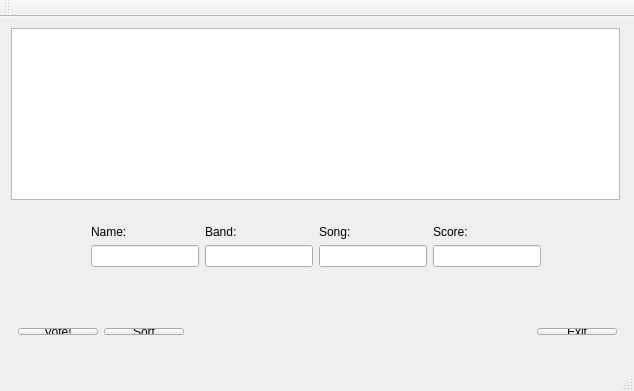
<?xml version="1.0" encoding="UTF-8"?>
<ui version="4.0">
 <class>MainWindow</class>
 <widget class="QMainWindow" name="MainWindow">
  <property name="geometry">
   <rect>
    <x>0</x>
    <y>0</y>
    <width>634</width>
    <height>391</height>
   </rect>
  </property>
  <property name="windowTitle">
   <string>MainWindow</string>
  </property>
  <widget class="QWidget" name="centralWidget">
   <widget class="QWidget" name="">
    <property name="geometry">
     <rect>
      <x>0</x>
      <y>0</y>
      <width>631</width>
      <height>281</height>
     </rect>
    </property>
    <layout class="QVBoxLayout" name="verticalLayout_5">
     <item>
      <widget class="QListWidget" name="listWidget"/>
     </item>
     <item>
      <spacer name="verticalSpacer">
       <property name="orientation">
        <enum>Qt::Vertical</enum>
       </property>
       <property name="sizeHint" stdset="0">
        <size>
         <width>20</width>
         <height>40</height>
        </size>
       </property>
      </spacer>
     </item>
     <item>
      <layout class="QHBoxLayout" name="horizontalLayout">
       <item>
        <spacer name="horizontalSpacer">
         <property name="orientation">
          <enum>Qt::Horizontal</enum>
         </property>
         <property name="sizeHint" stdset="0">
          <size>
           <width>40</width>
           <height>20</height>
          </size>
         </property>
        </spacer>
       </item>
       <item>
        <layout class="QVBoxLayout" name="verticalLayout">
         <item>
          <widget class="QLabel" name="labelName">
           <property name="text">
            <string>Name:</string>
           </property>
          </widget>
         </item>
         <item>
          <widget class="QLineEdit" name="lineEditName"/>
         </item>
        </layout>
       </item>
       <item>
        <layout class="QVBoxLayout" name="verticalLayout_2">
         <item>
          <widget class="QLabel" name="labelBand">
           <property name="text">
            <string>Band:</string>
           </property>
          </widget>
         </item>
         <item>
          <widget class="QLineEdit" name="lineEditBand"/>
         </item>
        </layout>
       </item>
       <item>
        <layout class="QVBoxLayout" name="verticalLayout_3">
         <item>
          <widget class="QLabel" name="labelSong">
           <property name="text">
            <string>Song:</string>
           </property>
          </widget>
         </item>
         <item>
          <widget class="QLineEdit" name="lineEditSong"/>
         </item>
        </layout>
       </item>
       <item>
        <layout class="QVBoxLayout" name="verticalLayout_4">
         <item>
          <widget class="QLabel" name="labelScore">
           <property name="text">
            <string>Score:</string>
           </property>
          </widget>
         </item>
         <item>
          <widget class="QLineEdit" name="lineEditScore"/>
         </item>
        </layout>
       </item>
       <item>
        <spacer name="horizontalSpacer_2">
         <property name="orientation">
          <enum>Qt::Horizontal</enum>
         </property>
         <property name="sizeHint" stdset="0">
          <size>
           <width>40</width>
           <height>20</height>
          </size>
         </property>
        </spacer>
       </item>
      </layout>
     </item>
     <item>
      <spacer name="verticalSpacer_2">
       <property name="orientation">
        <enum>Qt::Vertical</enum>
       </property>
       <property name="sizeHint" stdset="0">
        <size>
         <width>20</width>
         <height>40</height>
        </size>
       </property>
      </spacer>
     </item>
    </layout>
   </widget>
   <widget class="QWidget" name="">
    <property name="geometry">
     <rect>
      <x>7</x>
      <y>300</y>
      <width>621</width>
      <height>29</height>
     </rect>
    </property>
    <layout class="QHBoxLayout" name="horizontalLayout_2">
     <item>
      <widget class="QPushButton" name="voteButton">
       <property name="text">
        <string>Vote!</string>
       </property>
      </widget>
     </item>
     <item>
      <widget class="QPushButton" name="sortButton">
       <property name="text">
        <string>Sort</string>
       </property>
      </widget>
     </item>
     <item>
      <spacer name="horizontalSpacer_3">
       <property name="orientation">
        <enum>Qt::Horizontal</enum>
       </property>
       <property name="sizeHint" stdset="0">
        <size>
         <width>40</width>
         <height>20</height>
        </size>
       </property>
      </spacer>
     </item>
     <item>
      <widget class="QPushButton" name="exitButton">
       <property name="text">
        <string>Exit</string>
       </property>
      </widget>
     </item>
    </layout>
   </widget>
  </widget>
  <widget class="QMenuBar" name="menuBar">
   <property name="geometry">
    <rect>
     <x>0</x>
     <y>0</y>
     <width>634</width>
     <height>25</height>
    </rect>
   </property>
  </widget>
  <widget class="QToolBar" name="mainToolBar">
   <attribute name="toolBarArea">
    <enum>TopToolBarArea</enum>
   </attribute>
   <attribute name="toolBarBreak">
    <bool>false</bool>
   </attribute>
  </widget>
  <widget class="QStatusBar" name="statusBar"/>
 </widget>
 <layoutdefault spacing="6" margin="11"/>
 <resources/>
 <connections/>
</ui>
